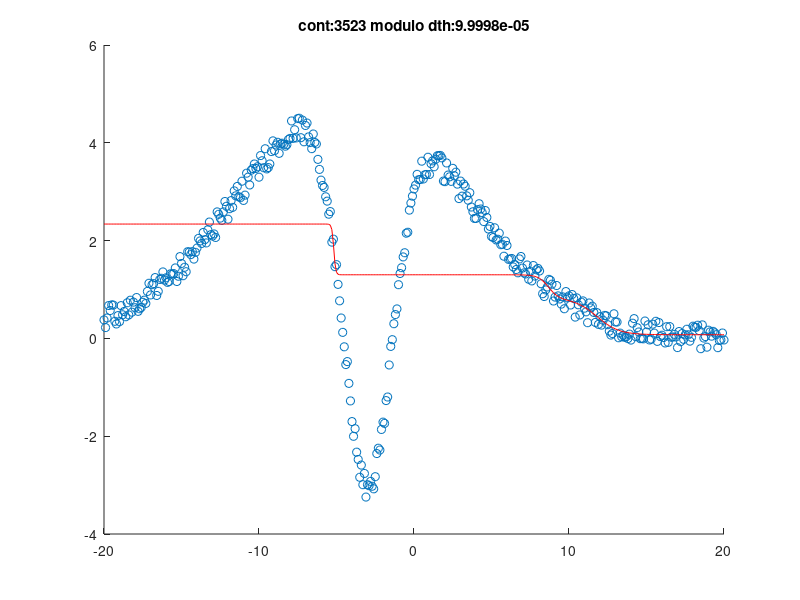

The MATLAB script that drew this image:
clc
clear
close all

load('dados_GNb');
%sigmoide
%%%dados 1
%%x = x1(:);
%%y = y1(:);
%%
%%n = 2; %grau da função
%%th = zeros(3*(n-1)+1, 1); %vetor de parametros
%%th(1) = (rand()*0.1) + (0) %numero prox de 0
%%for i = 1:n-1
%%    th((3*i)-1) = (rand()*-1) + (-0.5); %valor negativo
%%    th(3*i) = (rand()*0.5) + (-0.25); %sla
%%    th((3*i)+1) = (rand()*0.1) + (1); %fase prox de 1
%%endfor
%%alfa = 0.1;
%%Dmax = 0.8;
%%
%%%criando o modelo
%%ym = th(1);
%%for i=1:n-1
%%  ym = ym + th((3*i)-1)*tanh(x.*th(3*i) + th((3*i)+1));
%%endfor
%%
%%%figura para plotar
%%figure(1)
%%scatter(x,y);
%%hold on
%%h = plot(x,ym,'r');
%%crit = 1
%%cont=0
%%
%%while crit == 1
%%cont=cont+1
%%dy = y-ym;
%%
%%%criando o jacobiano
%%J = x.^0;
%%for i = 1:n-1
%%  tangH= tanh(th(3*i).*x + th((3*i)+1));
%%  d2 = tangH;
%%  d4 = th((3*i)-1).*(1-tangH.^2);
%%  d3 = d4.*x;
%%  J = [J d2 d3 d4];
%%endfor
%%
%%dth = inv(J'*J)*J'*dy;
%%
%%%gerando os passos
%%dth = alfa*dth;
%%for j=1:length(dth) % para cada um dos elementos
%%  if (abs(dth(j)) > Dmax) % se o elemento for maior que o limite
%%  dth(j) = Dmax*dth(j)/abs(dth(j)) % satura o módulo do elemento
%%  end
%%end
%%th = th + dth;%novos thetas
%%
%%%recosntroi o modelo
%%ym = th(1);
%%for i=1:n-1
%%  ym = ym + th((3*i)-1)*tanh(x.*th(3*i) + th((3*i)+1));
%%endfor
%%
%%%plotando em tempo real
%%set(h,'YData',real(ym))
%%title(['cont:',num2str(cont), ' modulo dth:', num2str(norm(dth))]);
%%drawnow;
%%%pause(0.02);
%%
%%%criterios de parada
%%if norm(dth) < 1e-4 || isnan(dth(1));
%%  crit = 0;
%%endif
%%endwhile

%dados 2
%%x = x2(:);
%%y = y2(:);
%%
%%n = 3; %grau da função
%%th = zeros(3*(n-1)+1, 1); %vetor de parametros
%%th(1) = (rand()*0.1) + (-0.25) %numero prox de 0
%%for i = 1:n-1
%%    th((3*i)-1) = (rand()*0.1) + (-0.25); %sla
%%    th(3*i) = (rand()*0.1) + (-0.25); %sla
%%    th((3*i)+1) = (rand()*0.1) + (-0.25); %sla
%%endfor
%%alfa = 0.05;
%%Dmax = 0.8;
%%
%%%criando o modelo
%%ym = th(1);
%%for i=1:n-1
%%  ym = ym + th((3*i)-1)*tanh(x.*th(3*i) + th((3*i)+1));
%%endfor
%%
%%%figura para plotar
%%figure(1)
%%scatter(x,y);
%%hold on
%%h = plot(x,ym,'r');
%%crit = 1
%%cont=0
%%
%%while crit == 1
%%cont=cont+1
%%dy = y-ym;
%%
%%%criando o jacobiano
%%J = x.^0;
%%for i = 1:n-1
%%  tangH= tanh(th(3*i).*x + th((3*i)+1));
%%  d2 = tangH;
%%  d4 = th((3*i)-1).*(1-tangH.^2);
%%  d3 = d4.*x;
%%  J = [J d2 d3 d4];
%%endfor
%%
%%dth = inv(J'*J)*J'*dy;
%%
%%%gerando os passos
%%dth = alfa*dth;
%%for j=1:length(dth) % para cada um dos elementos
%%  if (abs(dth(j)) > Dmax) % se o elemento for maior que o limite
%%  dth(j) = Dmax*dth(j)/abs(dth(j)); % satura o módulo do elemento
%%  end
%%end
%%th = th + dth;%novos thetas
%%
%%%recosntroi o modelo
%%ym = th(1);
%%for i=1:n-1
%%  ym = ym + th((3*i)-1)*tanh(x.*th(3*i) + th((3*i)+1));
%%endfor
%%
%%%plotando em tempo real
%%set(h,'YData',real(ym))
%%title(['cont:',num2str(cont), ' modulo dth:', num2str(norm(dth))]);
%%drawnow;
%%%pause(0.02);
%%
%%%criterios de parada
%%if norm(dth) < 1e-4 || isnan(dth(1));
%%  crit = 0;
%%endif
%%endwhile

%dados 3 %deu ryim
x = x3(:);
y = y3(:);

n = 4; %num de sigmoides
th = zeros((3*n)+1, 1); %vetor de parametros
th(1) = (rand()*1) + (-0.5) %numero prox de 0
for i = 1:n
    th((3*i)-1) = (rand()*2) + (-1); %sla
    th(3*i) = (rand()*2) + (-1); %sla
    th((3*i)+1) = (rand()*40) + (-20); %tao entre -20 e 20
endfor
alfa = 0.1;
Dmax = 100000;
lambda = 0.01;
%criando o modelo
ym = th(1);
for i=1:n
  ym = ym + th((3*i)-1)*tanh(x.*th(3*i) + th((3*i)+1));
endfor

%figura para plotar
figure(1)
scatter(x,y);
hold on
h = plot(x,ym,'r');
crit = 1
cont=0

while crit == 1
cont=cont+1;
dy = y-ym;

%criando o jacobiano
J = x.^0; %d1
for i = 1:n
  tangH= tanh(th(3*i).*x + th((3*i)+1));
  d2 = tangH;
  d4 = th((3*i)-1).*(1-tangH.^2);
  d3 = d4.*x;
  J = [J d2 d3 d4];
endfor

dth = inv(J'*J + lambda*eye(length(th)))*J'*dy;

%gerando os passos
dth = alfa*dth;
for j=1:length(dth) % para cada um dos elementos
  if (abs(dth(j)) > Dmax) % se o elemento for maior que o limite
  dth(j) = Dmax*dth(j)/abs(dth(j)); % satura o módulo do elemento
  end
end
th = th + dth;%novos thetas

%recosntroi o modelo
ym = th(1);
for i=1:n
  ym = ym + th((3*i)-1)*tanh(x.*th(3*i) + th((3*i)+1));
endfor

%plotando em tempo real
set(h,'YData',real(ym))
title(['cont:',num2str(cont), ' modulo dth:', num2str(norm(dth))]);
drawnow;
%pause(0.01);

%criterios de parada
if norm(dth) < 1e-4 || isnan(dth(1));
  crit = 0;
endif
endwhile

%%%dados 4 %deuu rui
%%x = x4(:);
%%y = y4(:);
%%
%%n = 5; %grau da função
%%th = zeros(3*(n-1)+1, 1); %vetor de parametros
%%th(1) = (rand()*2) + (-1) %numero prox de 0
%%for i = 1:n-1
%%    th((3*i)-1) = (rand()*2) + (-1); %sla
%%    th(3*i) = (rand()*1) + (-0.5); %sla
%%    th((3*i)+1) = (rand()*1) + (-0.5); %tao entre -20 e 20
%%endfor
%%alfa = 0.01;
%%Dmax = 0.8;
%%
%%%criando o modelo
%%ym = th(1);
%%for i=1:n-1
%%  ym = ym + th((3*i)-1)*tanh(x.*th(3*i) + th((3*i)+1));
%%endfor
%%
%%%figura para plotar
%%figure(1)
%%scatter(x,y);
%%hold on
%%h = plot(x,ym,'r');
%%crit = 1
%%cont=0
%%
%%while crit == 1
%%cont=cont+1;
%%dy = y-ym;
%%
%%%criando o jacobiano
%%J = x.^0;
%%for i = 1:n-1
%%J = [J tanh(th(3*i).*x + th((3*i)+1)) th((3*i)-1).*x.*sech(th(3*i).*x + th((3*i)+1)).^2 th((3*i)-1).*sech(th(3*i).*x + th((3*i)+1)).^2];
%%endfor
%%
%%dth = inv(J'*J)*J'*dy;
%%
%%%gerando os passos
%%dth = alfa*dth;
%%for j=1:length(dth) % para cada um dos elementos
%%  if (abs(dth(j)) > Dmax) % se o elemento for maior que o limite
%%  dth(j) = Dmax*dth(j)/abs(dth(j)); % satura o módulo do elemento
%%  end
%%end
%%th = th + dth;%novos thetas
%%
%%%recosntroi o modelo
%%ym = th(1);
%%for i=1:n-1
%%  ym = ym + th((3*i)-1)*tanh(x.*th(3*i) + th((3*i)+1));
%%endfor
%%
%%%plotando em tempo real
%%set(h,'YData',real(ym))
%%title(['cont:',num2str(cont), ' modulo dth:', num2str(norm(dth))]);
%%drawnow;
%%%pause(0.02);
%%
%%%criterios de parada
%%if norm(dth) < 1e-4 || isnan(dth(1));
%%  crit = 0;
%%endif
%%endwhile
